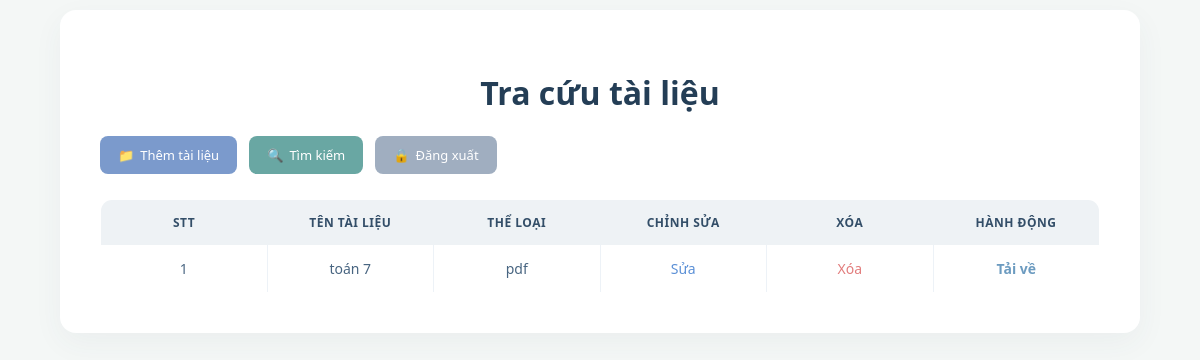
Before: /index (signed in) with the older database file.
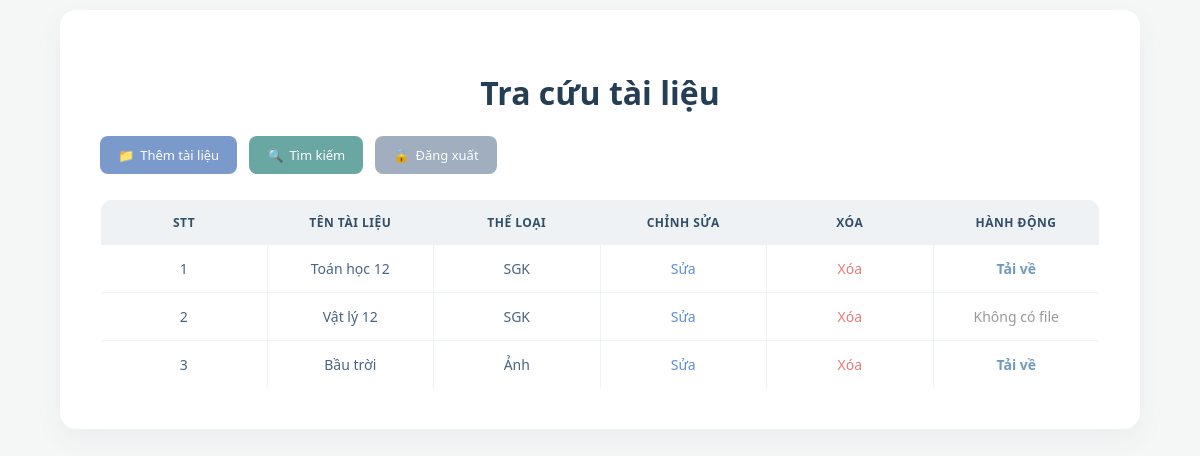
After: the same page with the newer database file.
### app.py (models this page shows)
class Document(db.Model):
    id = db.Column(db.Integer, primary_key=True)
    title = db.Column(
        db.String(200),
        nullable=False
    )
    category = db.Column(
        db.String(100),
        nullable=False
    )
    file_path = db.Column(
        db.String(300)
    )

### app.py (the view)
@app.route("/index")
def index():
    if "user" not in session:
        return redirect("/")
    documents = Document.query.all()
    return render_template(
        "index.html",
        documents=documents
    )

### templates/index.html (shortened to what this page needs)
<!DOCTYPE html>
<html>
<head>
<link rel="stylesheet"
href="{{ url_for('static', filename='style.css') }}?v=2.5">
</head>
<body>
<div class="container">
    <h1>Tra cứu tài liệu</h1>
    <div class="menu">
    <a href="/add">Thêm tài liệu</a>
    <a href="/search">Tìm kiếm</a>
    <a href="/logout">Đăng xuất</a>
    </div>
    <table>
    <tr>
    <th>STT</th>
    <th>Tên tài liệu</th>
    <th>Thể loại</th>
    <th>Chỉnh sửa</th>
    <th>Xóa</th>
    <th>Hành động</th>
    </tr>
    {% for doc in documents %}
    <tr>
    <td>{{ loop.index }}</td>
    <td>{{ doc.title }}</td>
    <td>{{ doc.category }}</td>
    <td>
    <a href="/edit/{{ doc.id }}">
    Sửa
    </a>
    </td>
    <td>
    <a href="/delete/{{ doc.id }}">
    Xóa
    </a>
    </td>
    <td>
    {% if doc.file_path %}
        <a href="{{ url_for('download_file', filename=doc.file_path) }}" class="btn-download" download>
             Tải về
        </a>
    {% else %}
        <span style="color: #999;">Không có file</span>
    {% endif %}
    </td>
    </tr>
    {% endfor %}
    </table>
</div>
</body>
</html>

### static/style.css (style rules this page uses)
:root { --bg-main: #f4f7f6; --card-bg: #ffffff; --primary-color: #6c9bc0; --primary-hover: #5784a8; --text-main: #334e68; --text-muted: #627d98; --border-color: #e2e8f0; }
body { background-color: var(--bg-main) !important; font-family: 'Segoe UI', Tahoma, Geneva, Verdana, sans-serif !important; margin: 0; padding: 0; min-height: 100vh; display: flex; flex-direction: column; color: var(--text-main); }
h1, h2 { text-align: center; color: #243e56; font-weight: 700; }
a { text-decoration: none; color: var(--primary-color); }
.container { max-width: 1000px; margin: 10px auto 60px auto; padding: 40px; background-color: var(--card-bg); border-radius: 16px; box-shadow: 0 10px 30px rgba(51, 78, 104, 0.05); position: relative; }
.menu { margin-bottom: 25px; display: flex; gap: 12px; }
.menu a { padding: 10px 18px; font-size: 13px; font-weight: 500; border-radius: 8px; transition: all 0.2s ease; color: #ffffff !important; display: inline-flex; align-items: center; }
.menu a[href="/add"]::before { content: "📁 "; margin-right: 6px; }
.menu a[href="/search"]::before { content: "🔍 "; margin-right: 6px; }
.menu a[href="/logout"]::before { content: "🔒 "; margin-right: 6px; }
.menu a[href="/add"] { background-color: #7b9acc; }
.menu a[href="/search"] { background-color: #69a7a3; }
.menu a[href="/logout"] { background-color: #a0aec0; }
table { width: 100%; border-collapse: collapse; margin-top: 15px; border-radius: 12px; overflow: hidden; border: 1px solid var(--border-color); table-layout: fixed; }
th { background-color: #eef2f5 !important; color: var(--text-main) !important; font-weight: 600; text-transform: uppercase; font-size: 12px; letter-spacing: 0.5px; text-align: center; padding: 14px 10px; }
td { padding: 14px 10px; font-size: 14px; color: #486581; border-bottom: 1px solid #edf2f7; border-right: 1px solid #edf2f7; vertical-align: middle; background-color: #ffffff; white-space: nowrap; overflow: hidden; text-overflow: ellipsis; text-align: center; }
td:last-child { border-right: none; }
td a[href^="/edit/"] { color: #5a8fd6; }
td a[href^="/delete/"] { color: #e27c7c; }
.btn-download { color: #6c9bc0 !important; font-weight: 600; }

Changed rows visible on the page:
removed Document: title "toán 7", category "pdf"
added Document: title "Toán học 12", category "SGK"
added Document: title "Vật lý 12", category "SGK", file_path "Không có file"
added Document: title "Bầu trời", category "Ảnh"
